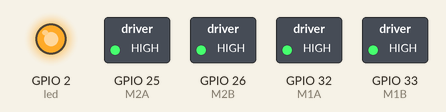
Simulated run of this program. Board: ESP32 board running MicroPython. On the bench: switched loads named in the program (green lamp = pin HIGH), output pins drawn as LEDs (lit = HIGH). Pins used as bus, display or sensor lines are not drawn. At 0.0 s the program stops and its outputs stay as they are.

Above: at 0.1 s.
Timing chart, 0 to 1.5 s (numbered marks = the images above):
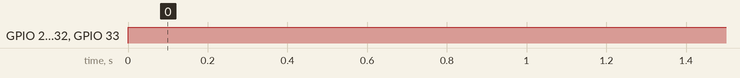

The program:

robotond2020_10_init.py
```python
from machine import Pin
led=Pin(2,Pin.OUT) #onboard LED
pwr=Pin(27,Pin.OUT) #PWR_ON pin
M1A=Pin(32,Pin.OUT) #Motor conrtoller pins as appear on the motor controller board
M1B=Pin(33,Pin.OUT)
M2A=Pin(25,Pin.OUT)
M2B=Pin(26,Pin.OUT)

pwr.value(True)
led.value(True)

M1A.value(True)
M2A.value(True)
M1B.value(True)
M2B.value(True)
```

Measured:
- by itself, GPIO 2 (led), GPIO 25 (M2A), GPIO 26 (M2B), GPIO 32 (M1A), GPIO 33 (M1B): LOW → HIGH at 0.00 s
